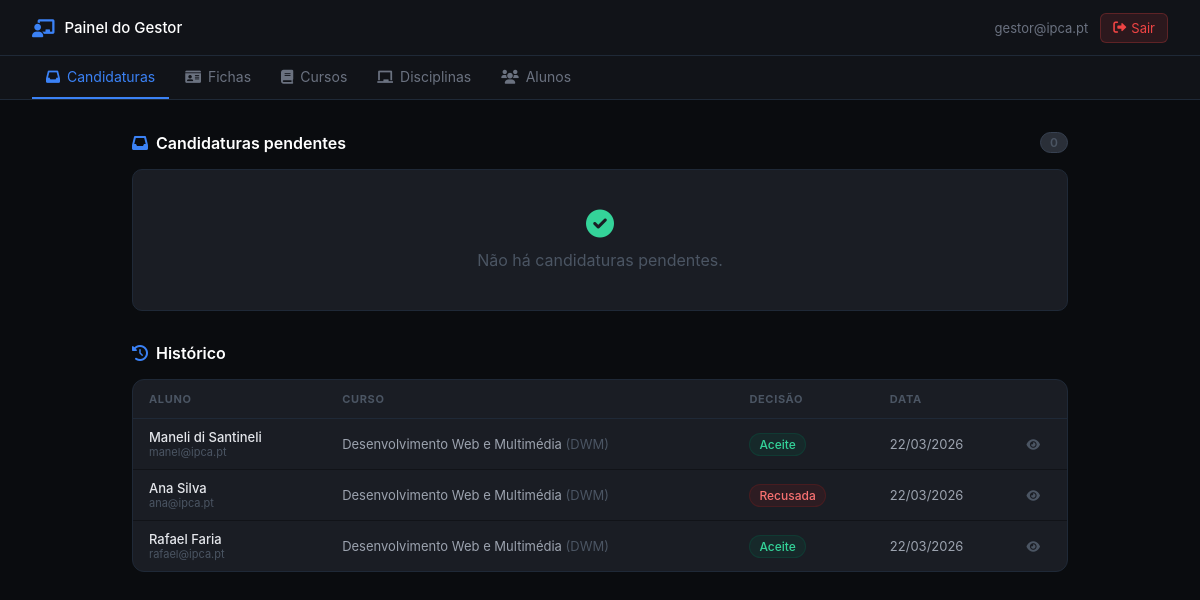
Screenshot of /planoestudos.php (signed in) with the database file from the repository.
### tables this page shows
CREATE TABLE `pedido_matricula` (
  `id` int(11) NOT NULL,
  `aluno_email` varchar(100) NOT NULL,
  `curso_id` int(11) NOT NULL,
  `estado` enum('pendente','aprovado','rejeitado') NOT NULL DEFAULT 'pendente',
  `observacoes` text DEFAULT NULL,
  `funcionario_email` varchar(100) DEFAULT NULL,
  `data_decisao` datetime DEFAULT NULL,
  `created_at` timestamp NOT NULL DEFAULT current_timestamp()
);

CREATE TABLE `ficha_aluno` (
  `id` int(11) NOT NULL,
  `aluno_email` varchar(100) NOT NULL,
  `nome_aluno` varchar(100) NOT NULL DEFAULT '',
  `curso_pretendido` int(11) DEFAULT NULL,
  `morada` varchar(255) DEFAULT NULL,
  `telefone` varchar(20) DEFAULT NULL,
  `data_nascimento` date DEFAULT NULL,
  `foto_path` varchar(255) DEFAULT NULL,
  `estado` enum('rascunho','submetida','aprovada','rejeitada') NOT NULL DEFAULT 'rascunho',
  `observacoes` text DEFAULT NULL,
  `gestor_email` varchar(100) DEFAULT NULL,
  `data_decisao` datetime DEFAULT NULL,
  `created_at` timestamp NOT NULL DEFAULT current_timestamp(),
  `updated_at` timestamp NOT NULL DEFAULT current_timestamp() ON UPDATE current_timestamp()
);

CREATE TABLE `cursos` (
  `Id_cursos` int(11) NOT NULL,
  `Nome` varchar(255) NOT NULL,
  `Sigla` varchar(10) NOT NULL
);

### planoestudos.php (the view, shortened to what this page needs)
<?php
require_once "config.php";
$pend = $conn->prepare("
    SELECT m.id, m.aluno_email, m.created_at,
           c.Nome AS curso_nome, c.Sigla AS curso_sigla,
           f.nome_aluno, f.foto_path
    FROM pedido_matricula m
    LEFT JOIN cursos c ON m.curso_id = c.Id_cursos
    LEFT JOIN ficha_aluno f ON m.aluno_email = f.aluno_email
    WHERE m.estado = 'pendente'
    ORDER BY m.created_at ASC
");
$pend->execute();
$pendentes   = $pend->get_result();
$n_pendentes = $pendentes->num_rows;
$hist = $conn->prepare("
    SELECT m.id, m.aluno_email, m.estado, m.data_decisao,
           c.Nome AS curso_nome, c.Sigla AS curso_sigla, f.nome_aluno
    FROM pedido_matricula m
    LEFT JOIN cursos c ON m.curso_id = c.Id_cursos
    LEFT JOIN ficha_aluno f ON m.aluno_email = f.aluno_email
    WHERE m.estado IN ('aprovado','rejeitado')
    ORDER BY m.data_decisao DESC LIMIT 30
");
$hist->execute();
$historico = $hist->get_result();
$active_page = 'candidaturas';
?>
<!DOCTYPE html>
<html lang="pt">
<head>
<link rel="stylesheet" href="https://cdnjs.cloudflare.com/ajax/libs/font-awesome/6.0.0/css/all.min.css">
<?php include 'gestor_nav.php'; ?>
</head>
<body>
<div class="page">
    <div style="margin-bottom:2rem;">
        <div class="section-header">
            <span class="section-title"><i class="fas fa-inbox"></i> Candidaturas pendentes</span>
            <span class="count-pill <?= $n_pendentes > 0 ? 'has' : 'zero' ?>"><?= $n_pendentes ?></span>
        </div>
        <?php if ($n_pendentes > 0): ?>
            <?php while ($c = $pendentes->fetch_assoc()): ?>
            <div class="cand-card">
                <div style="display:flex;align-items:center;gap:.875rem;">
                    <div class="cand-foto">
                        <?php if (!empty($c['foto_path']) && file_exists($c['foto_path'])): ?>
                            <img src="<?= htmlspecialchars($c['foto_path']) ?>" alt="">
                        <?php else: ?>
                            <i class="fas fa-user"></i>
                        <?php endif; ?>
                    </div>
                    <div>
                        <div class="cand-nome"><?= htmlspecialchars($c['nome_aluno'] ?? $c['aluno_email']) ?></div>
                        <div class="cand-meta"><?= htmlspecialchars($c['aluno_email']) ?></div>
                        <div class="cand-curso"><i class="fas fa-book" style="font-size:10px"></i> <?= htmlspecialchars($c['curso_nome']) ?> (<?= htmlspecialchars($c['curso_sigla']) ?>)</div>
                    </div>
                </div>
                <a href="gestor_candidatura.php?id=<?= $c['id'] ?>" class="btn btn-primary btn-sm">
                    <i class="fas fa-eye"></i> Ver
                </a>
            </div>
            <?php endwhile; ?>
        <?php else: ?>
            <div class="empty">
                <i class="fas fa-check-circle" style="color:#34d399"></i>
                Não há candidaturas pendentes.
            </div>
        <?php endif; ?>
    </div>
    <div>
        <div class="section-header">
            <span class="section-title"><i class="fas fa-history"></i> Histórico</span>
        </div>
        <?php if ($historico->num_rows > 0): ?>
        <div class="card" style="padding:0;overflow:hidden;">
            <table class="hist-table">
                <thead>
                    <tr>
                        <th style="padding:12px 16px">Aluno</th>
                        <th>Curso</th>
                        <th>Decisão</th>
                        <th>Data</th>
                        <th></th>
                    </tr>
                </thead>
                <tbody>
                    <?php while ($h = $historico->fetch_assoc()): ?>
                    <tr>
                        <td style="padding-left:16px">
                            <div class="td-main" style="color:#e4e6eb;font-weight:500"><?= htmlspecialchars($h['nome_aluno'] ?? '—') ?></div>
                            <div style="font-size:11px;color:#4b5563"><?= htmlspecialchars($h['aluno_email']) ?></div>
                        </td>
                        <td><?= htmlspecialchars($h['curso_nome']) ?> <span style="color:#4b5563">(<?= htmlspecialchars($h['curso_sigla']) ?>)</span></td>
                        <td><span class="badge badge-<?= $h['estado'] ?>"><?= $h['estado'] === 'aprovado' ? 'Aceite' : 'Recusada' ?></span></td>
                        <td><?= $h['data_decisao'] ? date('d/m/Y', strtotime($h['data_decisao'])) : '—' ?></td>
                        <td><a href="gestor_candidatura.php?id=<?= $h['id'] ?>" style="color:#4b5563;font-size:12px;text-decoration:none"><i class="fas fa-eye"></i></a></td>
                    </tr>
                    <?php endwhile; ?>
                </tbody>
            </table>
        </div>
        <?php else: ?>
            <div class="empty"><i class="fas fa-folder-open"></i>Ainda não há decisões registadas.</div>
        <?php endif; ?>
    </div>
</div>
</body>
</html>

### gestor_nav.php (shortened to what this page needs)
<?php
$nav_items = [
    ['href' => 'planoestudos.php',       'icon' => 'fa-inbox',        'label' => 'Candidaturas', 'id' => 'candidaturas'],
    ['href' => 'gestor_fichas.php',      'icon' => 'fa-id-card',      'label' => 'Fichas',       'id' => 'fichas'],
    ['href' => 'gestor_cursos.php',      'icon' => 'fa-book',         'label' => 'Cursos',       'id' => 'cursos'],
    ['href' => 'gestor_disciplinas.php', 'icon' => 'fa-chalkboard',   'label' => 'Disciplinas',  'id' => 'disciplinas'],
    ['href' => 'gestor_alunos.php',      'icon' => 'fa-users',        'label' => 'Alunos',       'id' => 'alunos'],
];
?>
<div class="topbar">
    <div class="topbar-left">
        <i class="fas fa-chalkboard-teacher logo"></i>
        <span>Painel do Gestor</span>
    </div>
    <div class="topbar-right">
        <span class="user-label"><?= htmlspecialchars($_SESSION['user'] ?? '') ?></span>
        <a href="logout.php" class="btn-logout"><i class="fas fa-sign-out-alt"></i> Sair</a>
    </div>
</div>
<div class="subnav">
    <?php foreach ($nav_items as $item): ?>
    <a href="<?= $item['href'] ?>" class="<?= $active_page === $item['id'] ? 'active' : '' ?>">
        <i class="fas <?= $item['icon'] ?>"></i>
        <?= $item['label'] ?>
    </a>
    <?php endforeach; ?>
</div>

### gestor_nav.php (style rules this page uses)
* { margin:0;padding:0;box-sizing:border-box; }
body { font-family:-apple-system,BlinkMacSystemFont,'Segoe UI',Roboto,Ubuntu;background:#0a0c0f;color:#e4e6eb;min-height:100vh; }
.topbar { background:#111318;border-bottom:1px solid #1f2937;padding:0 2rem;height:56px;display:flex;align-items:center;justify-content:space-between;position:sticky;top:0;z-index:100; }
.topbar-left { display:flex;align-items:center;gap:10px; }
.topbar-left i.logo { color:#3b82f6;font-size:18px; }
.topbar-left span { font-size:15px;font-weight:500;color:#fff; }
.topbar-right { display:flex;align-items:center;gap:12px; }
.user-label { font-size:13px;color:#6b7280; }
.btn-logout { background:#ef444420;color:#ef4444;border:1px solid #ef444440;text-decoration:none;padding:6px 12px;border-radius:6px;font-size:13px;display:flex;align-items:center;gap:5px;transition:.2s; }
.subnav { background:#111318;border-bottom:1px solid #1f2937;padding:0 2rem;display:flex;gap:2px; }
.subnav a { color:#6b7280;text-decoration:none;padding:12px 14px;font-size:14px;display:flex;align-items:center;gap:7px;border-bottom:2px solid transparent;transition:.2s; }
.subnav a.active { color:#3b82f6;border-bottom-color:#3b82f6; }
.page { max-width:1000px;margin:0 auto;padding:2rem; }
.card { background:#1a1d24;border-radius:12px;padding:1.5rem;border:1px solid #1f2937;margin-bottom:1.5rem; }
table { width:100%;border-collapse:collapse;font-size:14px; }
th { text-align:left;padding:9px 12px;font-size:11px;text-transform:uppercase;letter-spacing:.06em;color:#4b5563;border-bottom:1px solid #1f2937; }
td { padding:10px 12px;border-bottom:1px solid #111318;color:#9ca3af;vertical-align:middle; }
tr:last-child td { border-bottom:none; }

### planoestudos.php (style rules this page uses)
.badge { display:inline-flex;align-items:center;gap:4px;padding:3px 9px;border-radius:12px;font-size:12px;font-weight:500; }
.badge-aprovado { background:#065f4630;color:#34d399;border:1px solid #065f4650; }
.badge-rejeitado { background:#7f1d1d30;color:#f87171;border:1px solid #7f1d1d50; }
.count-pill { padding:2px 9px;border-radius:12px;font-size:12px;font-weight:600; }
.count-pill.zero { background:#2a2f38;color:#4b5563;border:1px solid #374151; }
.section-header { display:flex;align-items:center;justify-content:space-between;margin-bottom:1rem; }
.section-title { font-size:1rem;font-weight:600;color:#fff;display:flex;align-items:center;gap:8px; }
.section-title i { color:#3b82f6; }
.empty { text-align:center;padding:2.5rem;color:#4b5563;background:#1a1d24;border-radius:10px;border:1px solid #1f2937; }
.empty i { font-size:28px;margin-bottom:.75rem;display:block; }
.hist-table th { font-size:11px; }
.hist-table td { font-size:13px; }

### rows the page displays
pedido_matricula: ficha_aluno.nome_aluno "Maneli di Santineli", aluno_email "manel@ipca.pt", curso.Nome "Desenvolvimento Web e Multimédia", curso.Sigla "DWM", estado "Aceite", data_decisao "22/03/2026"
pedido_matricula: ficha_aluno.nome_aluno "Ana Silva", aluno_email "ana@ipca.pt", curso.Nome "Desenvolvimento Web e Multimédia", curso.Sigla "DWM", estado "Recusada", data_decisao "22/03/2026"
pedido_matricula: ficha_aluno.nome_aluno "Rafael Faria", aluno_email "rafael@ipca.pt", curso.Nome "Desenvolvimento Web e Multimédia", curso.Sigla "DWM", estado "Aceite", data_decisao "22/03/2026"

### other values shown
$_SESSION['user'] "gestor@ipca.pt"
$item['label'] "Candidaturas"
$item['label'] "Fichas"
$item['label'] "Cursos"
$item['label'] "Disciplinas"
$item['label'] "Alunos"
$n_pendentes "0"
